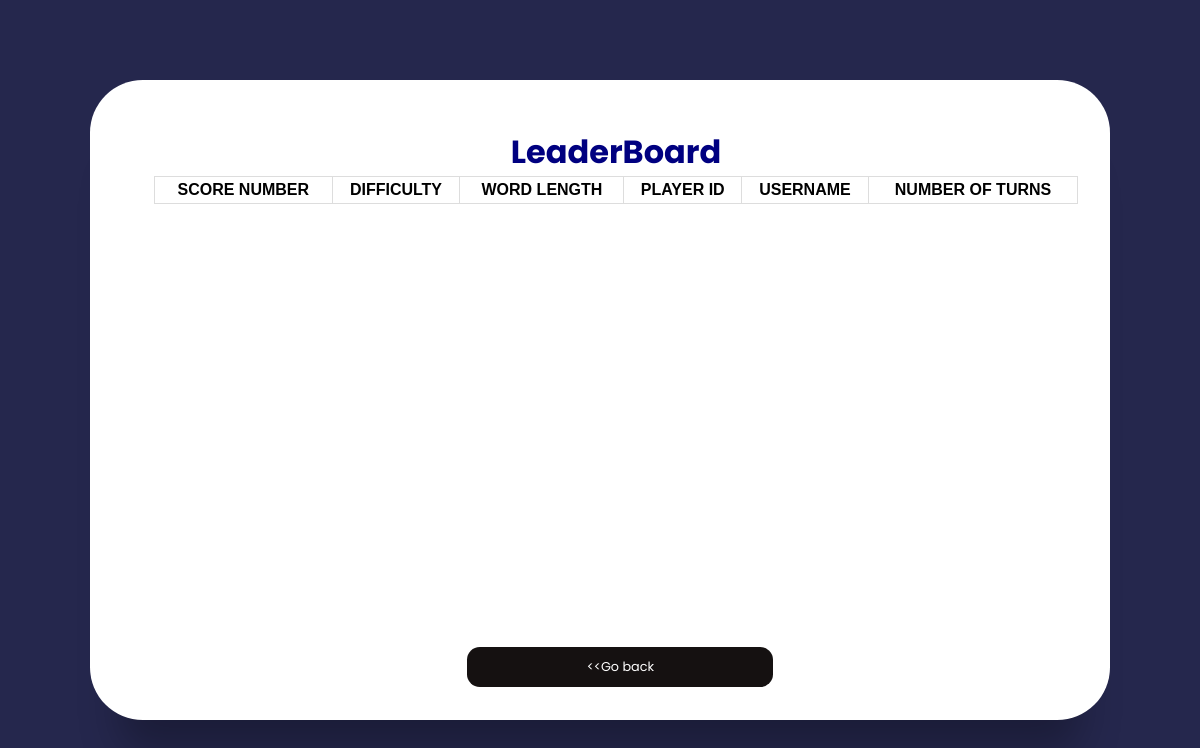
The app's page /leaderboard/, older data.
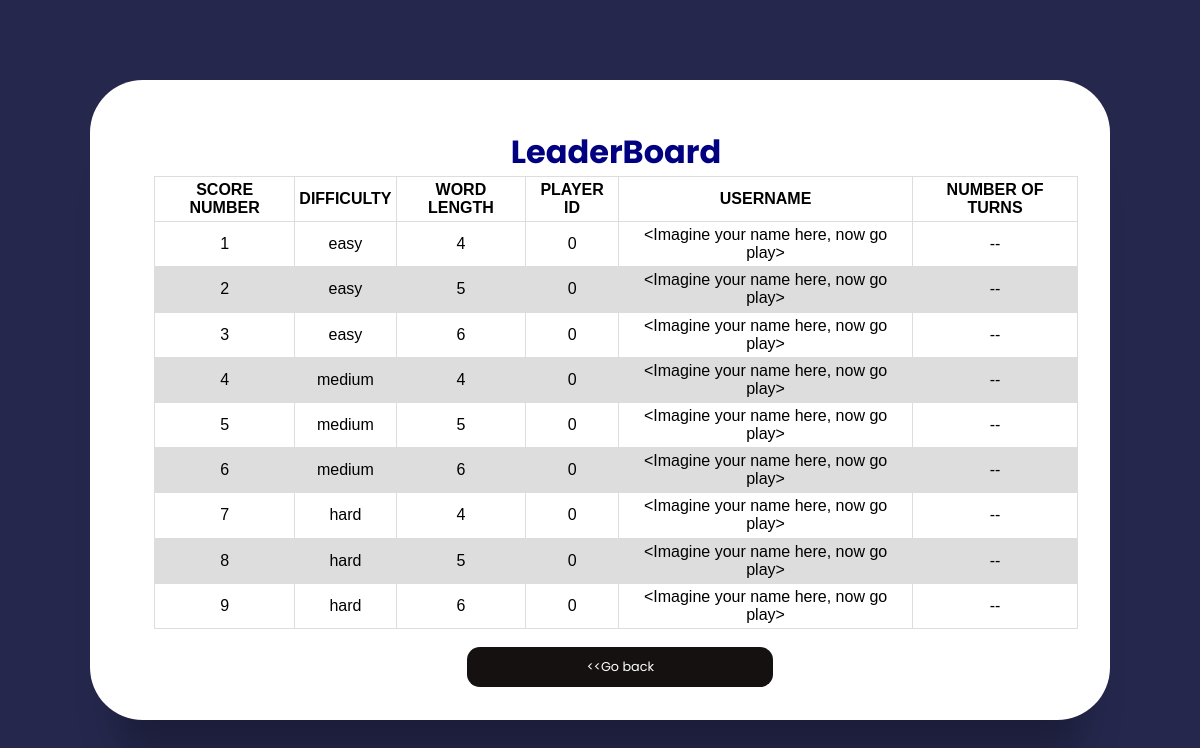
The same page, newer data.
### bnb/models.py (models this page shows, shortened)
class leaderboard(models.Model):
    score_id = models.CharField(max_length=50, primary_key=True)
    word_length = models.IntegerField(default=4)
    difficulty = models.CharField(max_length=20)
    player_id = models.IntegerField(default=0)
    user_name = models.CharField(max_length=100, default='<Imagine your name here, now go play>')
    num_of_turns = models.CharField(max_length=100, default='--')

### bnb/views.py (the view)
# urls.py: path('leaderboard/', views.leaderboard_view, name="leaderboard"),
def leaderboard_view(request):
    data = serializers.serialize("python", leaderboard.objects.all())
    context = {
        'data': data,
    }
    return render(request, 'leaderboard.html', context)

### bnb/templates/leaderboard.html (shortened to what this page needs)
<!DOCTYPE html>
<html lang="en">
<head>
</head>
<body>
<main>
    <div class="box">
        <div class="inner-box">
            <h1 align="center" style="color: navy">LeaderBoard</h1>
            <table>
                <thead>
                <tr>
                    <th> SCORE NUMBER</th>
                    <th>DIFFICULTY</th>
                    <th>WORD LENGTH</th>
                    <th>PLAYER ID</th>
                    <th>USERNAME</th>
                    <th>NUMBER OF TURNS</th>
                </tr>
                </thead>
                {% for instance in data %}
                <tr>
                    <td>{{instance.pk}}</td>
                    <td>{{instance.fields.difficulty}}</td>
                    <td>{{instance.fields.word_length}}</td>
                    <td>{{instance.fields.player_id}}</td>
                    <td>{{instance.fields.user_name}}</td>
                    <td>{{instance.fields.num_of_turns}}</td>
                </tr>
                {% endfor %}
            </table>
            <div class="button">
                <input class="sign-btn" onclick="location.href='{% url 'endgame' %}'"
                       value="<<Go back"/>
            </div>
        </div>
    </div>
</main>
</body>
</html>

### bnb/templates/leaderboard.html (style rules this page uses)
*, *::before, *::after { padding: 0; margin: 0; box-sizing: border-box; }
body, input { font-family: "Poppins", sans-serif; }
main { width: 100%; min-height: 100vh; overflow: hidden; background-color: #25274D; padding: 2rem; display: flex; align-items: center; justify-content: center; }
.box { position: relative; width: 100%; max-width: 1020px; height: 640px; background-color: #fff; border-radius: 3.3rem; box-shadow: 0 60px 40px -30px rgba(0, 0, 0, 0.27); }
.inner-box { position: static; transform: none; width: revert; height: revert; padding: 3rem; padding-right: 2rem; padding-left: 4rem; }
table { font-family: arial, sans-serif; border-collapse: collapse; width: 100%; }
td, th { border: 1px solid #dddddd; padding: 4.1px; text-align: center; }
tr:nth-child(even) { background-color: #dddddd; }
.sign-btn { display: inline-block; width: 30%; height: 40px; background-color: #151111; color: #fff; border: none; cursor: pointer; border-radius: 0.8rem; font-size: 0.8rem; margin-bottom: 2rem; transition: 0.3s; position: absolute; text-align: center; bottom: 1px; left: 37%; }

Row changes from the older to the newer data that the page shows:
added leaderboard: fields.difficulty "easy", fields.user_name "<Imagine your name here, now go play>", fields.num_of_turns "--"
added leaderboard: fields.difficulty "easy", fields.user_name "<Imagine your name here, now go play>", fields.num_of_turns "--"
added leaderboard: fields.difficulty "easy", fields.user_name "<Imagine your name here, now go play>", fields.num_of_turns "--"
added leaderboard: fields.difficulty "medium", fields.user_name "<Imagine your name here, now go play>", fields.num_of_turns "--"
added leaderboard: fields.difficulty "medium", fields.user_name "<Imagine your name here, now go play>", fields.num_of_turns "--"
added leaderboard: fields.difficulty "medium", fields.user_name "<Imagine your name here, now go play>", fields.num_of_turns "--"
added leaderboard: fields.difficulty "hard", fields.user_name "<Imagine your name here, now go play>", fields.num_of_turns "--"
added leaderboard: fields.difficulty "hard", fields.user_name "<Imagine your name here, now go play>", fields.num_of_turns "--"
added leaderboard: fields.difficulty "hard", fields.user_name "<Imagine your name here, now go play>", fields.num_of_turns "--"
Text that changed along with them:
new list line: "1 4 0"
new list line: "2 5 0"
new list line: "3 6 0"
new list line: "4 4 0"
new list line: "5 5 0"
new list line: "6 6 0"
new list line: "7 4 0"
new list line: "8 5 0"
new list line: "9 6 0"
